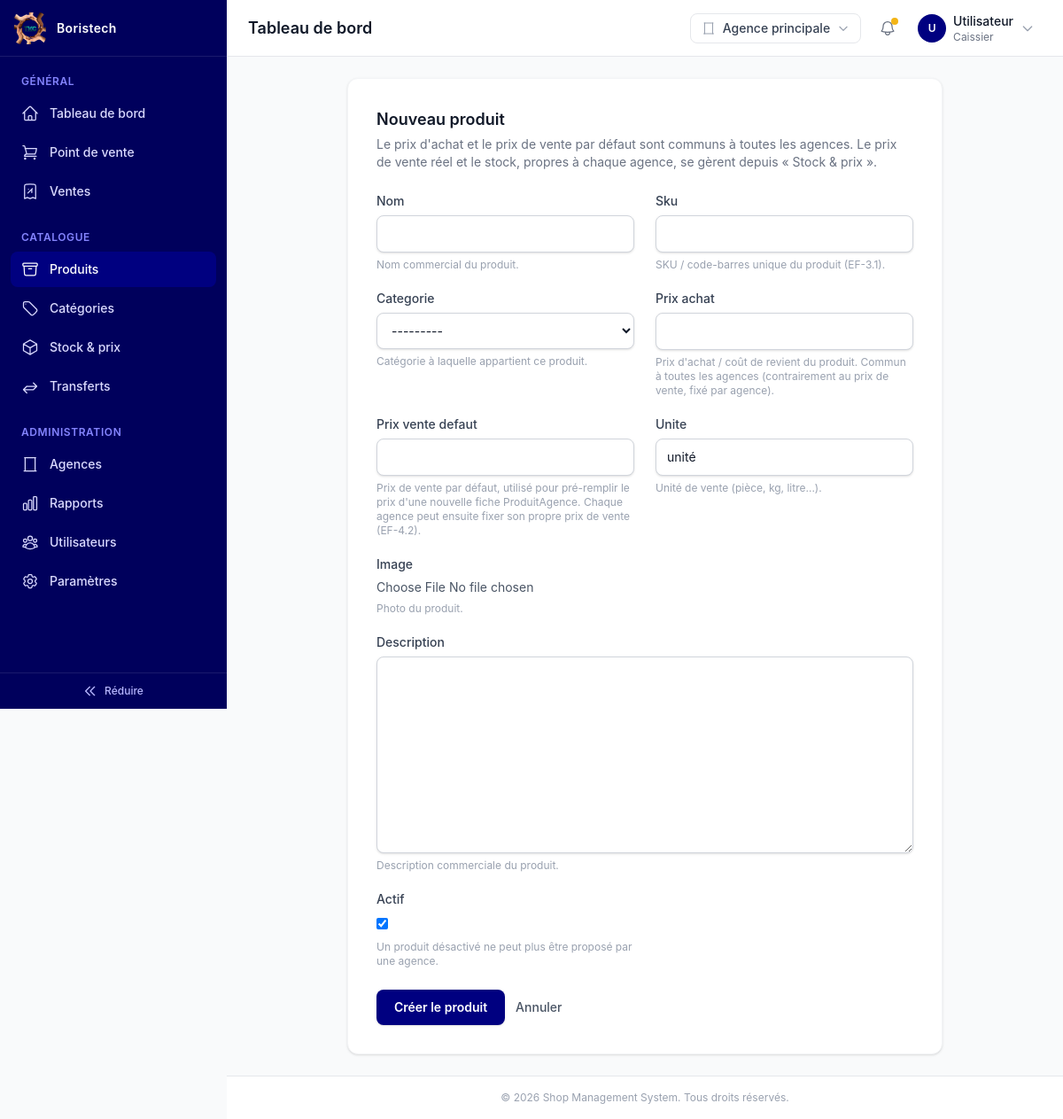
The page /products/produits/nouveau/ (signed in) on the database its author committed.
### general/models.py (models this page shows, shortened)
class BaseModel(models.Model):
    id = models.UUIDField(
        primary_key=True,
        default=uuid.uuid4,
        editable=False,
        help_text="Identifiant unique (UUID) de l'enregistrement.",
    )
    created_at = models.DateTimeField(
        auto_now_add=True,
        db_index=True,
        help_text="Date et heure de création de l'enregistrement.",
    )
    updated_at = models.DateTimeField(
        auto_now=True,
        help_text="Date et heure de la dernière modification.",
    )
    class Meta:
        abstract = True
        ordering = ["-created_at"]

class ParametresEntreprise(BaseModel):
    SINGLETON_ID = uuid.UUID(int=1)
    nom = models.CharField(
        max_length=150,
        help_text="Raison sociale affichée sur les reçus et l'en-tête de l'application.",
    )
    logo = models.ImageField(
        upload_to="entreprise/",
        blank=True,
        null=True,
        help_text="Logo affiché sur les reçus et l'en-tête de l'application.",
    )
    slogan = models.CharField(
        max_length=255,
        blank=True,
        help_text="Slogan de l'entreprise.",
    )
    adresse = models.CharField(
        max_length=255,
        blank=True,
        help_text="Adresse du siège social.",
    )
    telephone = models.CharField(
        max_length=30,
        blank=True,
        help_text="Téléphone de contact principal.",
    )
    email = models.EmailField(
        blank=True,
        help_text="Email de contact principal.",
    )
    site_web = models.URLField(
        blank=True,
        help_text="Site web de l'entreprise.",
    )
    tax_id = models.CharField(
        max_length=50,
        blank=True,
        help_text="Numéro fiscal / identifiant contribuable, affiché sur les reçus.",
    )
    devise = models.CharField(
        max_length=10,
        default="FCFA",
        help_text="Symbole monétaire utilisé dans toute l'application.",
    )
    note_pied_page = models.TextField(
        blank=True,
        help_text="Note affichée en bas des reçus (conditions, remerciements...).",
    )
    class Meta(BaseModel.Meta):
        verbose_name = "Paramètres de l'entreprise"
        verbose_name_plural = "Paramètres de l'entreprise"
    @classmethod
    def load(cls) -> "ParametresEntreprise":
        obj: Optional["ParametresEntreprise"] = cache.get("parametres_entreprise")
        if obj is None:
            obj, _created = cls.objects.get_or_create(
                pk=cls.SINGLETON_ID, defaults={"nom": "Ma Boutique"}
            )
            cache.set("parametres_entreprise", obj, None)
        return obj

### products/models.py (models this page shows, shortened)
class Produit(BaseModel):
    nom = models.CharField(
        max_length=200,
        db_index=True,
        help_text="Nom commercial du produit.",
    )
    sku = models.CharField(
        max_length=64,
        unique=True,
        help_text="SKU / code-barres unique du produit (EF-3.1).",
    )
    categorie = models.ForeignKey(
        Categorie,
        on_delete=models.PROTECT,
        related_name="produits",
        help_text="Catégorie à laquelle appartient ce produit.",
    )
    prix_achat = models.DecimalField(
        max_digits=12,
        decimal_places=2,
        help_text=(
            "Prix d'achat / coût de revient du produit. Commun à toutes les "
            "agences (contrairement au prix de vente, fixé par agence)."
        ),
    )
    prix_vente_defaut = models.DecimalField(
        max_digits=12,
        decimal_places=2,
        help_text=(
            "Prix de vente par défaut, utilisé pour pré-remplir le prix d'une "
            "nouvelle fiche ProduitAgence. Chaque agence peut ensuite fixer son "
            "propre prix de vente (EF-4.2)."
        ),
    )
    unite = models.CharField(
        max_length=30,
        default="unité",
        help_text="Unité de vente (pièce, kg, litre...).",
    )
    image = models.ImageField(
        upload_to="produits/",
        blank=True,
        null=True,
        help_text="Photo du produit.",
    )
    description = models.TextField(
        blank=True,
        help_text="Description commerciale du produit.",
    )
    actif = models.BooleanField(
        default=True,
        db_index=True,
        help_text="Un produit désactivé ne peut plus être proposé par une agence.",
    )
    class Meta(BaseModel.Meta):
        verbose_name = "Produit"
        verbose_name_plural = "Produits"
        indexes = [
            models.Index(fields=["categorie", "actif"]),
            models.Index(fields=["sku"]),
        ]

### products/views/product_views.py (the view, shortened to what this page needs)
# urls.py: path("produits/nouveau/", product_views.ProduitCreateView.as_view(), name="produit_create"),
class ProduitCreateView(LoginRequiredMixin, AdminRequiredMixin, CreateView):
    model = Produit
    form_class = ProduitForm
    template_name = "dashboard/pages/admin/products/product/produit_form.html"
    success_url = reverse_lazy("products:produit_list")

### templates/dashboard/pages/admin/products/product/produit_form.html (shortened to what this page needs)
{% extends "dashboard/base.html" %}
{% block content %}
<div class="mx-auto max-w-2xl">
  <div class="rounded-xl border border-gray-100 bg-white p-6 shadow-sm sm:p-8">
    <div class="mb-6">
      <h2 class="text-lg font-semibold text-gray-900">{% if object %}Modifier le produit{% else %}Nouveau produit{% endif %}</h2>
      <p class="mt-1 text-sm text-gray-500">
        Le prix d'achat et le prix de vente par défaut sont communs à toutes les agences.
        Le prix de vente réel et le stock, propres à chaque agence, se gèrent depuis « Stock &amp; prix ».
      </p>
    </div>
    <form method="post" enctype="multipart/form-data" novalidate>
      <div class="grid grid-cols-1 gap-x-6 gap-y-5 sm:grid-cols-2">
        {% for field in form %}
          <div class="{% if field.name == 'description' or field.name == 'image' %}sm:col-span-2{% endif %}">
            <label for="{{ field.id_for_label }}" class="mb-1.5 block text-sm font-medium text-gray-700">
              {{ field.label }}
            </label>
            {{ field }}
            {% if field.help_text %}
              <p class="mt-1.5 text-xs text-gray-400">{{ field.help_text }}</p>
            {% endif %}
          </div>
        {% endfor %}
      </div>
      <div class="mt-6 flex items-center gap-3">
        <button type="submit" class="flex items-center justify-center rounded-lg bg-primary-800 px-5 py-2.5 text-sm font-semibold text-white shadow-sm transition hover:bg-primary-900 focus:outline-none focus:ring-2 focus:ring-secondary-500 focus:ring-offset-2">
          {% if object %}Enregistrer les modifications{% else %}Créer le produit{% endif %}
        </button>
        <a href="{% url 'products:produit_list' %}" class="text-sm font-medium text-gray-600 hover:text-gray-900">Annuler</a>
      </div>
    </form>
  </div>
</div>
{% endblock %}

### templates/dashboard/include/_sidebar.html (shortened to what this page needs)
{% load static %}
{% load nav_tags %}
<aside id="sidebar"
      class="fixed inset-y-0 left-0 z-40 flex w-72 flex-col bg-primary-900 text-white transition-transform duration-300 ease-in-out lg:sticky lg:top-0 lg:h-screen lg:w-[var(--sidebar-w)] lg:shrink-0 lg:transition-[width]">
      <div class="flex h-16 shrink-0 items-center gap-3 border-b border-white/10 px-4">
        {% if parametres.logo %}
          <img src="{{ parametres.logo.url }}" alt="{{ parametres.nom }}" class="h-9 w-9 shrink-0 rounded-lg object-cover">
        {% else %}
          <div class="flex h-9 w-9 shrink-0 items-center justify-center rounded-lg bg-secondary-500 text-sm font-bold text-primary-900">
            {{ parametres.nom|slice:":2"|upper }}
          </div>
        {% endif %}
        <span class="brand-label truncate text-sm font-semibold tracking-wide">{{ parametres.nom }}</span>
      </div>
      <nav class="flex-1 space-y-6 overflow-y-auto px-3 py-5">
        <div>
          <p class="nav-group-label px-3 pb-2 text-xs font-semibold uppercase tracking-wider text-primary-300">Général</p>
          <ul class="space-y-1">
            <li>
              <a href="{% dashboard_url %}" title="Tableau de bord"
                 class="nav-link flex items-center gap-3 rounded-lg px-3 py-2.5 text-sm font-medium {% nav_active 'general:dashboard' 'general:agence_dashboard' %}">
                <span class="nav-label">Tableau de bord</span>
              </a>
            </li>
            <li>
              <a href="{% url 'sales:commande_create' %}" title="Point de vente"
                 class="nav-link flex items-center gap-3 rounded-lg px-3 py-2.5 text-sm font-medium {% nav_active 'sales:commande_create' %}">
                <span class="nav-label">Point de vente</span>
              </a>
            </li>
            <li>
              <a href="{% url 'sales:commande_list' %}" title="Ventes"
                 class="nav-link flex items-center gap-3 rounded-lg px-3 py-2.5 text-sm font-medium {% nav_active 'sales:commande_list' 'sales:commande_detail' %}">
                <span class="nav-label">Ventes</span>
              </a>
            </li>
          </ul>
        </div>
        {% if request.user.is_responsable_agence or request.user.is_admin %}
        <div>
          <p class="nav-group-label px-3 pb-2 text-xs font-semibold uppercase tracking-wider text-primary-300">Catalogue</p>
          <ul class="space-y-1">
            <li>
              <a href="{% url 'products:produit_list' %}" title="Produits"
                 class="nav-link flex items-center gap-3 rounded-lg px-3 py-2.5 text-sm font-medium {% nav_active 'products:produit_list' 'products:produit_create' 'products:produit_update' 'products:produit_import' %}">
                <span class="nav-label">Produits</span>
              </a>
            </li>
            <li>
              <a href="{% url 'products:categorie_list' %}" title="Catégories"
                 class="nav-link flex items-center gap-3 rounded-lg px-3 py-2.5 text-sm font-medium {% nav_active 'products:categorie_list' 'products:categorie_create' 'products:categorie_update' 'products:categorie_import' %}">
                <span class="nav-label">Catégories</span>
              </a>
            </li>
            <li>
              <a href="{% url 'products:stock_list' %}" title="Stock &amp; prix par agence"
                 class="nav-link flex items-center gap-3 rounded-lg px-3 py-2.5 text-sm font-medium {% nav_active 'products:stock_list' 'products:stock_create' %}">
                <svg class="h-5 w-5 shrink-0" fill="none" viewBox="0 0 24 24" stroke="currentColor" stroke-width="1.5"><path stroke-linecap="round" stroke-linejoin="round" d="M21 7.5l-9-5.25L3 7.5m18 0l-9 5.25m9-5.25v9l-9 5.25M3 7.5l9 5.25M3 7.5v9l9 5.25m0-9v9" /></svg>
                <span class="nav-label">Stock &amp; prix</span>
              </a>
            </li>
            <li>
              <a href="{% url 'products:transfert_list' %}" title="Transferts de stock"
                 class="nav-link flex items-center gap-3 rounded-lg px-3 py-2.5 text-sm font-medium {% nav_active 'products:transfert_list' 'products:transfert_create' %}">
                <svg class="h-5 w-5 shrink-0" fill="none" viewBox="0 0 24 24" stroke="currentColor" stroke-width="1.5"><path stroke-linecap="round" stroke-linejoin="round" d="M7.5 21L3 16.5m0 0L7.5 12M3 16.5h13.5m0-9L21 12m0 0l-4.5 4.5M21 12H7.5" /></svg>
                <span class="nav-label">Transferts</span>
              </a>
            </li>
          </ul>
        </div>
        {% endif %}
        {% if request.user.is_admin or request.user.is_responsable_agence %}
        <div>
          <p class="nav-group-label px-3 pb-2 text-xs font-semibold uppercase tracking-wider text-primary-300">Administration</p>
          <ul class="space-y-1">
            {% if request.user.is_admin %}
            <li>
              <a href="{% url 'general:agence_list' %}" title="Agences"
                 class="nav-link flex items-center gap-3 rounded-lg px-3 py-2.5 text-sm font-medium {% nav_active 'general:agence_list' 'general:agence_create' 'general:agence_update' %}">
                <svg class="h-5 w-5 shrink-0" fill="none" viewBox="0 0 24 24" stroke="currentColor" stroke-width="1.5"><path stroke-linecap="round" stroke-linejoin="round" d="M3.75 21h16.5M4.5 3h15M5.25 3v18m13.5-18v18" /></svg>
                <span class="nav-label">Agences</span>
              </a>
            </li>
            {% endif %}
            <li>
              <a href="{% url 'general:rapport_ventes' %}" title="Rapports &amp; comparaison"
                 class="nav-link flex items-center gap-3 rounded-lg px-3 py-2.5 text-sm font-medium {% nav_active 'general:rapport_ventes' 'general:rapport_inventaire' %}">
                <span class="nav-label">Rapports</span>
              </a>
            </li>
            <li>
              <a href="{% url 'users:utilisateur_list' %}" title="Utilisateurs"
                 class="nav-link flex items-center gap-3 rounded-lg px-3 py-2.5 text-sm font-medium {% nav_active 'users:utilisateur_list' %}">
                <span class="nav-label">Utilisateurs</span>
              </a>
            </li>
            {% if request.user.is_admin %}
            <li>
              <a href="{% url 'general:parametres' %}" title="Paramètres"
                 class="nav-link flex items-center gap-3 rounded-lg px-3 py-2.5 text-sm font-medium {% nav_active 'general:parametres' %}">
                <span class="nav-label">Paramètres</span>
              </a>
            </li>
            {% endif %}
          </ul>
        </div>
        {% endif %}
      </nav>
      <button id="collapseToggle" type="button"
        class="hidden lg:flex items-center justify-center gap-2 border-t border-white/10 px-3 py-3 text-xs font-medium text-primary-200 hover:bg-primary-800 hover:text-white">
        <svg id="collapseIcon" class="h-4 w-4 shrink-0 transition-transform duration-300" fill="none" viewBox="0 0 24 24" stroke="currentColor" stroke-width="2"><path stroke-linecap="round" stroke-linejoin="round" d="M11 19l-7-7 7-7m8 14l-7-7 7-7" /></svg>
        <span class="nav-label">Réduire</span>
      </button>
    </aside>

### rows shown on the page
ParametresEntreprise: logo (picture), nom "Boristech"

### other values the page prints
{{ field.label }} "Nom" "Sku" "Categorie" "Prix achat" "Prix vente defaut" "Unite" "Image" "Description" "Actif"
{{ field.help_text }} "Nom commercial du produit." "SKU / code-barres unique du produit (EF-3.1)." "Catégorie à laquelle appartient ce produit." "Prix d'achat / coût de revient du produit. Commun à toutes les agences (contrairement au prix de vente, fixé par agence)." "Prix de vente par défaut, utilisé pour pré-remplir le prix d'une nouvelle fiche ProduitAgence. Chaque agence peut ensuite fixer son propre prix de vente (EF-4.2)." "Unité de vente (pièce, kg, litre...)." "Photo du produit." "Description commerciale du produit." "Un produit désactivé ne peut plus être proposé par une agence."
